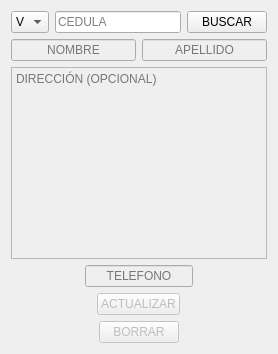
         <widget class="QWidget" name="vista_editar_clientes">
          <layout class="QVBoxLayout" name="verticalLayout_8">
           <item>
            <layout class="QGridLayout" name="layout_registrar_clientes_2">
             <item row="8" column="0" colspan="2" alignment="Qt::AlignmentFlag::AlignHCenter">
              <widget class="QPushButton" name="boton_actualizar_ecliente">
               <property name="enabled">
                <bool>false</bool>
               </property>
               <property name="cursor">
                <cursorShape>PointingHandCursor</cursorShape>
               </property>
               <property name="text">
                <string>ACTUALIZAR</string>
               </property>
              </widget>
             </item>
             <item row="4" column="0">
              <widget class="QLineEdit" name="line_nombre_ecliente">
               <property name="enabled">
                <bool>false</bool>
               </property>
               <property name="cursorPosition">
                <number>0</number>
               </property>
               <property name="alignment">
                <set>Qt::AlignmentFlag::AlignCenter</set>
               </property>
               <property name="placeholderText">
                <string>NOMBRE</string>
               </property>
              </widget>
             </item>
             <item row="7" column="0" colspan="2" alignment="Qt::AlignmentFlag::AlignHCenter">
              <widget class="QLineEdit" name="line_telefono_ecliente">
               <property name="enabled">
                <bool>false</bool>
               </property>
               <property name="alignment">
                <set>Qt::AlignmentFlag::AlignCenter</set>
               </property>
               <property name="placeholderText">
                <string>TELEFONO</string>
               </property>
              </widget>
             </item>
             <item row="4" column="1">
              <widget class="QLineEdit" name="line_apellido_ecliente">
               <property name="enabled">
                <bool>false</bool>
               </property>
               <property name="cursorPosition">
                <number>0</number>
               </property>
               <property name="alignment">
                <set>Qt::AlignmentFlag::AlignCenter</set>
               </property>
               <property name="placeholderText">
                <string>APELLIDO</string>
               </property>
              </widget>
             </item>
             <item row="0" column="0" colspan="2">
              <layout class="QHBoxLayout" name="horizontalLayout_4">
               <item alignment="Qt::AlignmentFlag::AlignLeft">
                <widget class="QComboBox" name="combo_nacionalidad_ecliente">
                 <property name="cursor">
                  <cursorShape>PointingHandCursor</cursorShape>
                 </property>
                 <item>
                  <property name="text">
                   <string>V</string>
                  </property>
                 </item>
                 <item>
                  <property name="text">
                   <string>E</string>
                  </property>
                 </item>
                </widget>
               </item>
               <item>
                <widget class="QLineEdit" name="line_cedula_ecliente">
                 <property name="text">
                  <string/>
                 </property>
                 <property name="cursorPosition">
                  <number>0</number>
                 </property>
                 <property name="alignment">
                  <set>Qt::AlignmentFlag::AlignLeading|Qt::AlignmentFlag::AlignLeft|Qt::AlignmentFlag::AlignVCenter</set>
                 </property>
                 <property name="placeholderText">
                  <string>CEDULA</string>
                 </property>
                </widget>
               </item>
               <item alignment="Qt::AlignmentFlag::AlignVCenter">
                <widget class="QPushButton" name="boton_buscar_ecliente">
                 <property name="enabled">
                  <bool>true</bool>
                 </property>
                 <property name="cursor">
                  <cursorShape>PointingHandCursor</cursorShape>
                 </property>
                 <property name="text">
                  <string>BUSCAR</string>
                 </property>
                </widget>
               </item>
              </layout>
             </item>
             <item row="6" column="0" colspan="2">
              <widget class="QTextEdit" name="text_descripcion_ecliente">
               <property name="enabled">
                <bool>false</bool>
               </property>
               <property name="tabChangesFocus">
                <bool>true</bool>
               </property>
               <property name="placeholderText">
                <string>DIRECCIÓN (OPCIONAL)</string>
               </property>
              </widget>
             </item>
             <item row="9" column="0" colspan="2" alignment="Qt::AlignmentFlag::AlignHCenter">
              <widget class="QPushButton" name="boton_borrar_ecliente">
               <property name="enabled">
                <bool>false</bool>
               </property>
               <property name="cursor">
                <cursorShape>PointingHandCursor</cursorShape>
               </property>
               <property name="text">
                <string>BORRAR</string>
               </property>
              </widget>
             </item>
            </layout>
           </item>
          </layout>
         </widget>
